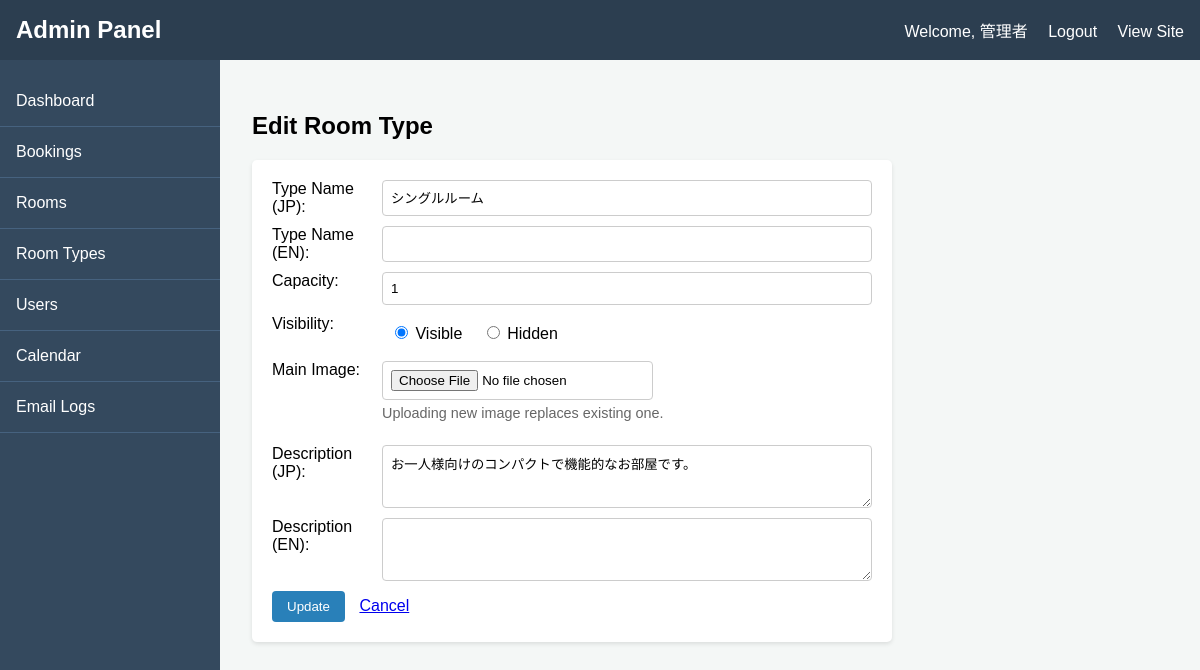
The page /admin/edit_room_type.php?id=1 (signed in) on the database as committed earlier.
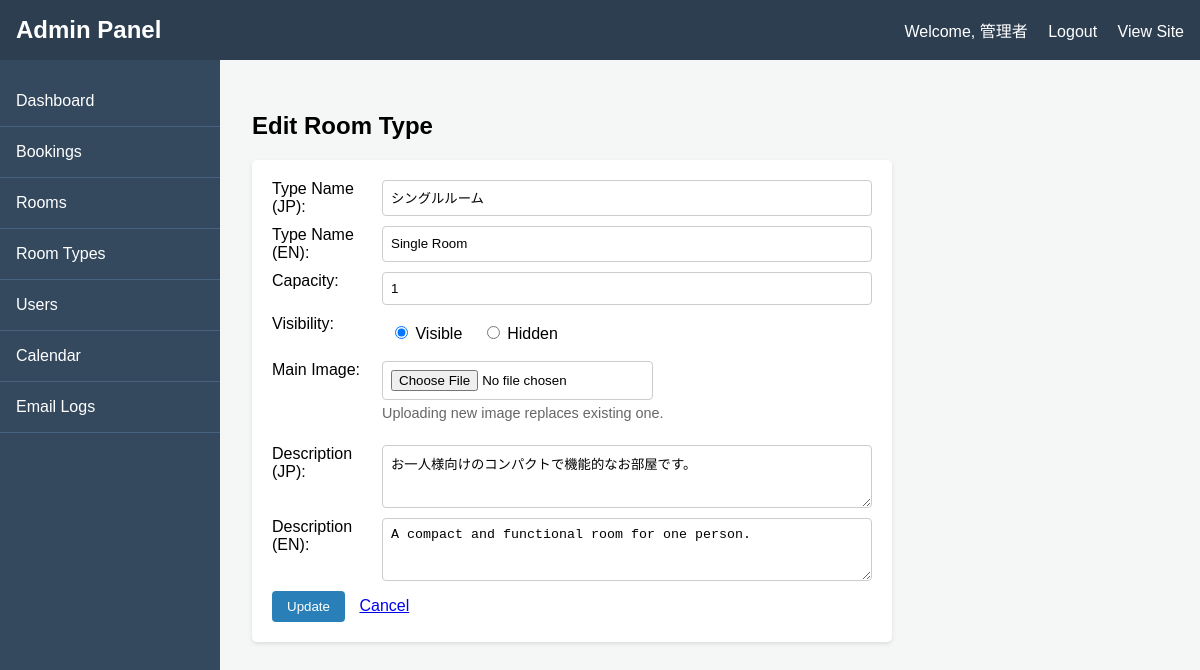
The same page on the database as committed later.
### tables this page shows
CREATE TABLE `room_types` (
  `id` int(11) NOT NULL AUTO_INCREMENT,
  `name` varchar(255) NOT NULL COMMENT '部屋タイプ名',
  `name_en` varchar(255) DEFAULT NULL COMMENT '部屋タイプ名 (English)',
  `description` text DEFAULT NULL COMMENT '説明',
  `description_en` text DEFAULT NULL COMMENT '説明 (English)',
  `capacity` int(11) NOT NULL COMMENT '収容人数',
  `main_image` varchar(255) DEFAULT NULL COMMENT '部屋タイプ代表画像パス',
  `is_visible` tinyint(1) NOT NULL DEFAULT 1 COMMENT 'トップページ表示フラグ (1:表示, 0:非表示)',
  PRIMARY KEY (`id`)
);

### includes/language.php (called while the page is built, shortened)
<?php
$available_langs = ['ja', 'en'];
$default_lang = 'ja';
if (isset($_GET['lang']) && in_array($_GET['lang'], $available_langs)) {
    $current_lang = $_GET['lang'];
    $_SESSION['lang'] = $current_lang;
}
elseif (isset($_SESSION['lang']) && in_array($_SESSION['lang'], $available_langs)) {
    $current_lang = $_SESSION['lang'];
}
elseif (isset($_SERVER['HTTP_ACCEPT_LANGUAGE'])) {
    $browser_lang = substr($_SERVER['HTTP_ACCEPT_LANGUAGE'], 0, 2);
    if (in_array($browser_lang, $available_langs)) {
        $current_lang = $browser_lang;
    } else {
        $current_lang = $default_lang;
    }
}
else {
    $current_lang = $default_lang;
}
$lang_file_path = __DIR__ . '/../lang/' . $current_lang . '.json';
if (file_exists($lang_file_path)) {
    $lang_text = json_decode(file_get_contents($lang_file_path), true);
} else {
    $lang_text = json_decode(file_get_contents(__DIR__ . '/../lang/' . $default_lang . '.json'), true);
}
if (!function_exists('t')) {
    function t($key, ...$args) {
        global $lang_text;
        $string = isset($lang_text[$key]) ? $lang_text[$key] : $key;
        if (!empty($args)) {
            return vsprintf($string, $args);
        }
        return $string;
    }
}
?>

### includes/functions.php (called while the page is built, shortened)
<?php
function h($s) {
    return htmlspecialchars($s, ENT_QUOTES, 'UTF-8');
}

### admin/edit_room_type.php (the view, shortened to what this page needs)
<?php
require_once 'admin_check.php';
$id = filter_input(INPUT_GET, 'id', FILTER_VALIDATE_INT);
try {
    $stmt = $dbh->prepare("SELECT * FROM room_types WHERE id = :id");
    $stmt->bindParam(':id', $id, PDO::PARAM_INT);
    $stmt->execute();
    $room_type = $stmt->fetch(PDO::FETCH_ASSOC);
} catch (PDOException $e) {
    die("Error: " . h($e->getMessage()));
}
require_once 'admin_header.php';
?>
<h2><?php echo h(t('admin_edit_room_type')); ?></h2>
<div class="edit-form">
    <form action="edit_room_type.php?id=<?php echo h($id); ?>" method="POST" enctype="multipart/form-data">
        <div class="form-row">
            <label for="name"><?php echo h(t('admin_room_type_name_jp')); ?>:</label>
            <input type="text" id="name" name="name" value="<?php echo h($room_type['name']); ?>" required>
        </div>
        <div class="form-row">
            <label for="name_en"><?php echo h(t('admin_room_type_name_en')); ?>:</label>
            <input type="text" id="name_en" name="name_en" value="<?php echo h($room_type['name_en']); ?>">
        </div>
        <div class="form-row">
            <label for="capacity"><?php echo h(t('admin_capacity')); ?>:</label>
            <input type="number" id="capacity" name="capacity" min="1" value="<?php echo h($room_type['capacity']); ?>" required>
        </div>
        <div class="form-row">
            <label><?php echo h(t('admin_visible')); ?>:</label>
            <div style="flex: 1; padding: 8px;">
                <label style="font-weight: normal;"><input type="radio" name="is_visible" value="1" <?php echo (isset($room_type['is_visible']) && $room_type['is_visible']) ? 'checked' : ''; ?>> <?php echo h(t('admin_visible_on')); ?></label>
                <label style="font-weight: normal; margin-left: 15px;"><input type="radio" name="is_visible" value="0" <?php echo (!isset($room_type['is_visible']) || !$room_type['is_visible']) ? 'checked' : ''; ?>> <?php echo h(t('admin_visible_off')); ?></label>
            </div>
        </div>
        <div class="form-row">
            <label for="main_image"><?php echo h(t('admin_image_main')); ?>:</label>
            <div style="flex: 1;">
                <input type="file" id="main_image" name="main_image" accept="image/*">
                <p style="margin-top: 5px; font-size: 0.9em; color: #666;"><?php echo h(t('admin_image_upload')); ?></p>
            </div>
        </div>
        <div class="form-row">
            <label for="description"><?php echo h(t('admin_desc_jp')); ?>:</label>
            <textarea id="description" name="description" rows="3"><?php echo h($room_type['description']); ?></textarea>
        </div>
        <div class="form-row">
            <label for="description_en"><?php echo h(t('admin_desc_en')); ?>:</label>
            <textarea id="description_en" name="description_en" rows="3"><?php echo h($room_type['description_en']); ?></textarea>
        </div>
        <button type="submit" class="btn-admin" style="background-color: #2980b9;"><?php echo h(t('admin_update')); ?></button>
        <a href="room_types.php" style="margin-left: 10px;"><?php echo h(t('admin_cancel')); ?></a>
    </form>
</div>
<?php
require_once 'admin_footer.php';
?>

Rows that differ between the two databases and show on the page:
changed room_types "シングルルーム": name_en (not shown) → "Single Room"; description_en (not shown) → "A compact and functional room for one person."
